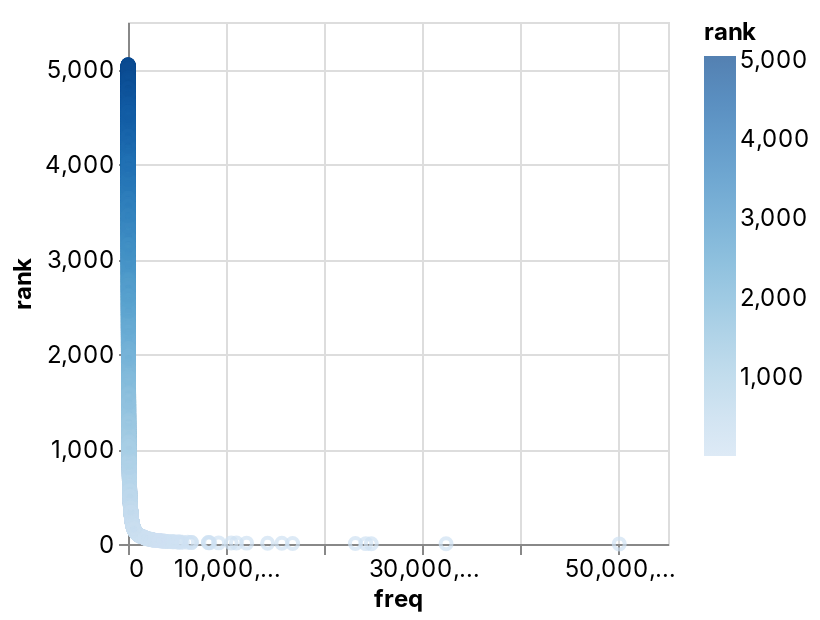

Notebook source saved alongside this figure:
### Code cell
_deepnote_run_altair(words2k, """{"$schema":"https://vega.github.io/schema/vega-lite/v4.json","mark":{"type":"point","tooltip":{"content":"data"}},"height":220,"autosize":{"type":"fit"},"data":{"name":"placeholder"},"encoding":{"x":{"field":"freq","type":"quantitative","sort":null,"scale":{"type":"linear","zero":false}},"y":{"field":"rank","type":"quantitative","sort":null,"scale":{"type":"linear","zero":false}},"color":{"field":"rank","type":"quantitative","sort":null,"scale":{"type":"linear","zero":false}}}}""")

### Figure 1 — Vega-Lite specification as saved in the notebook (floating-point values rounded to 4 significant figures; data arrays with more than 128 entries replaced by an {"elided": "..."} marker saying what was removed)
{"config": {"view": {"continuousWidth": 400, "continuousHeight": 300}, "area": {"fill": "#51C0E9"}, "axis": {"labelFont": "Inter, sans-serif", "labelFontSize": 12, "labelFontWeight": "normal", "labelLimit": 60, "labelOverlap": "greedy", "titleFont": "Inter, sans-serif", "titleFontSize": 12, "titleFontWeight": "bold"}, "background": "#ffffff", "legend": {"labelFont": "Inter, sans-serif", "labelFontSize": 12, "titleFont": "Inter, sans-serif", "titleFontSize": 12, "titleFontWeight": "bold"}, "line": {"stroke": "#51C0E9", "strokeWidth": 2}, "rect": {"fill": "#51C0E9"}, "title": {"anchor": "start", "color": "#000000", "font": "Inter, sans-serif", "fontSize": 22, "fontWeight": "normal"}}, "data": {"name": "data-d880776a5f1328b4568e5c1883de360a"}, "mark": {"type": "point", "tooltip": {"content": "data"}}, "autosize": {"type": "fit"}, "encoding": {"color": {"type": "quantitative", "field": "rank", "scale": {"type": "linear", "zero": false}, "sort": null}, "x": {"type": "quantitative", "field": "freq", "scale": {"type": "linear", "zero": false}, "sort": null}, "y": {"type": "quantitative", "field": "rank", "scale": {"type": "linear", "zero": false}, "sort": null}}, "height": 300, "width": "container", "$schema": "https://vega.github.io/schema/vega-lite/v4.json", "datasets": {"data-d880776a5f1328b4568e5c1883de360a": {"elided": "5000 records"}}}
